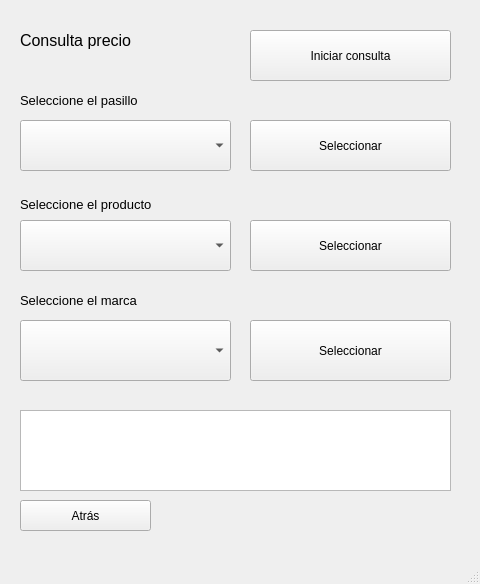
<?xml version="1.0" encoding="UTF-8"?>
<ui version="4.0">
 <class>window_query_percentage</class>
 <widget class="QMainWindow" name="window_query_percentage">
  <property name="geometry">
   <rect>
    <x>0</x>
    <y>0</y>
    <width>480</width>
    <height>584</height>
   </rect>
  </property>
  <property name="windowTitle">
   <string>MainWindow</string>
  </property>
  <widget class="QWidget" name="centralwidget">
   <widget class="QComboBox" name="halls">
    <property name="geometry">
     <rect>
      <x>20</x>
      <y>120</y>
      <width>211</width>
      <height>51</height>
     </rect>
    </property>
   </widget>
   <widget class="QPushButton" name="prodButton">
    <property name="geometry">
     <rect>
      <x>250</x>
      <y>220</y>
      <width>201</width>
      <height>51</height>
     </rect>
    </property>
    <property name="text">
     <string>Seleccionar</string>
    </property>
   </widget>
   <widget class="QPushButton" name="pushButton">
    <property name="geometry">
     <rect>
      <x>20</x>
      <y>500</y>
      <width>131</width>
      <height>31</height>
     </rect>
    </property>
    <property name="text">
     <string>Atrás</string>
    </property>
   </widget>
   <widget class="QPushButton" name="marcaButton">
    <property name="geometry">
     <rect>
      <x>250</x>
      <y>320</y>
      <width>201</width>
      <height>61</height>
     </rect>
    </property>
    <property name="text">
     <string>Seleccionar</string>
    </property>
   </widget>
   <widget class="QLabel" name="label_2">
    <property name="geometry">
     <rect>
      <x>20</x>
      <y>90</y>
      <width>211</width>
      <height>21</height>
     </rect>
    </property>
    <property name="font">
     <font>
      <pointsize>10</pointsize>
     </font>
    </property>
    <property name="text">
     <string>Seleccione el pasillo</string>
    </property>
   </widget>
   <widget class="QLabel" name="label_4">
    <property name="geometry">
     <rect>
      <x>20</x>
      <y>290</y>
      <width>211</width>
      <height>21</height>
     </rect>
    </property>
    <property name="font">
     <font>
      <pointsize>10</pointsize>
     </font>
    </property>
    <property name="text">
     <string>Seleccione el marca</string>
    </property>
   </widget>
   <widget class="QPushButton" name="pasilloButton">
    <property name="geometry">
     <rect>
      <x>250</x>
      <y>120</y>
      <width>201</width>
      <height>51</height>
     </rect>
    </property>
    <property name="text">
     <string>Seleccionar</string>
    </property>
   </widget>
   <widget class="QComboBox" name="prods">
    <property name="geometry">
     <rect>
      <x>20</x>
      <y>220</y>
      <width>211</width>
      <height>51</height>
     </rect>
    </property>
   </widget>
   <widget class="QLabel" name="label">
    <property name="geometry">
     <rect>
      <x>20</x>
      <y>20</y>
      <width>201</width>
      <height>41</height>
     </rect>
    </property>
    <property name="font">
     <font>
      <pointsize>12</pointsize>
     </font>
    </property>
    <property name="text">
     <string>Consulta precio</string>
    </property>
   </widget>
   <widget class="QComboBox" name="marca">
    <property name="geometry">
     <rect>
      <x>20</x>
      <y>320</y>
      <width>211</width>
      <height>61</height>
     </rect>
    </property>
   </widget>
   <widget class="QLabel" name="label_3">
    <property name="geometry">
     <rect>
      <x>20</x>
      <y>189</y>
      <width>211</width>
      <height>31</height>
     </rect>
    </property>
    <property name="font">
     <font>
      <pointsize>10</pointsize>
     </font>
    </property>
    <property name="text">
     <string>Seleccione el producto</string>
    </property>
   </widget>
   <widget class="QPushButton" name="start">
    <property name="geometry">
     <rect>
      <x>250</x>
      <y>30</y>
      <width>201</width>
      <height>51</height>
     </rect>
    </property>
    <property name="text">
     <string>Iniciar consulta</string>
    </property>
   </widget>
   <widget class="QListWidget" name="listWidget">
    <property name="geometry">
     <rect>
      <x>20</x>
      <y>410</y>
      <width>431</width>
      <height>81</height>
     </rect>
    </property>
   </widget>
  </widget>
  <widget class="QMenuBar" name="menubar">
   <property name="geometry">
    <rect>
     <x>0</x>
     <y>0</y>
     <width>480</width>
     <height>17</height>
    </rect>
   </property>
  </widget>
  <widget class="QStatusBar" name="statusbar"/>
 </widget>
 <resources/>
 <connections/>
</ui>
